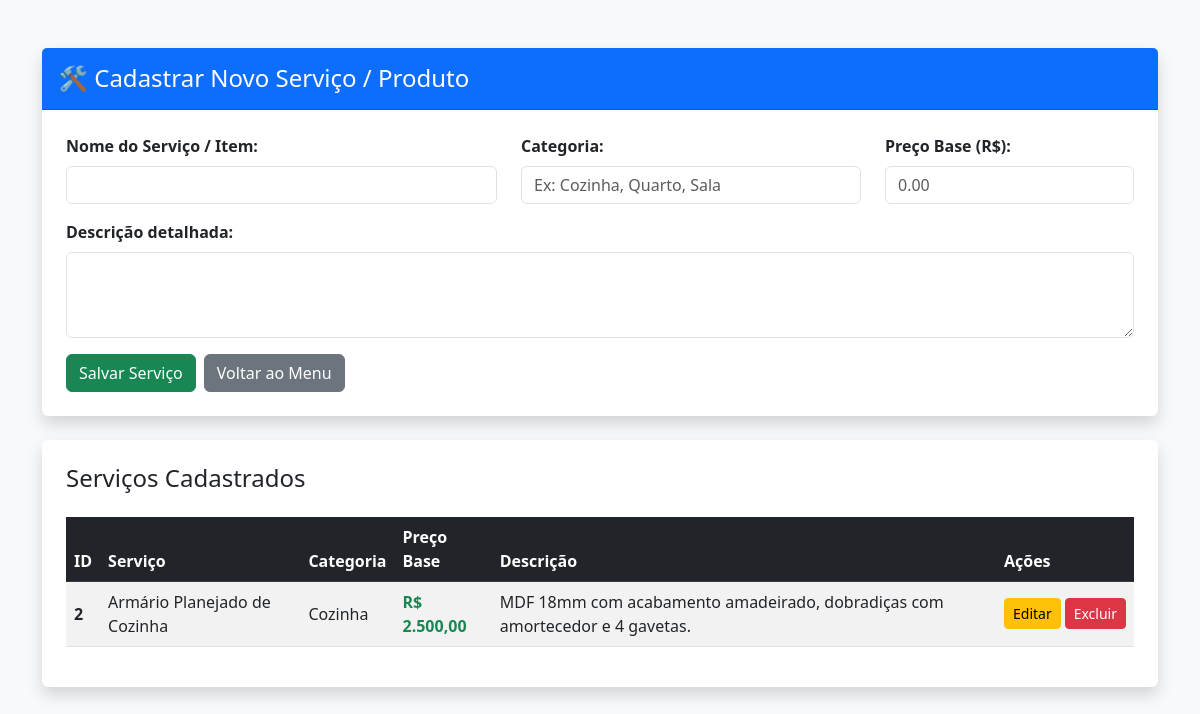
The page /cadastrar_servico.php on the database as committed earlier.
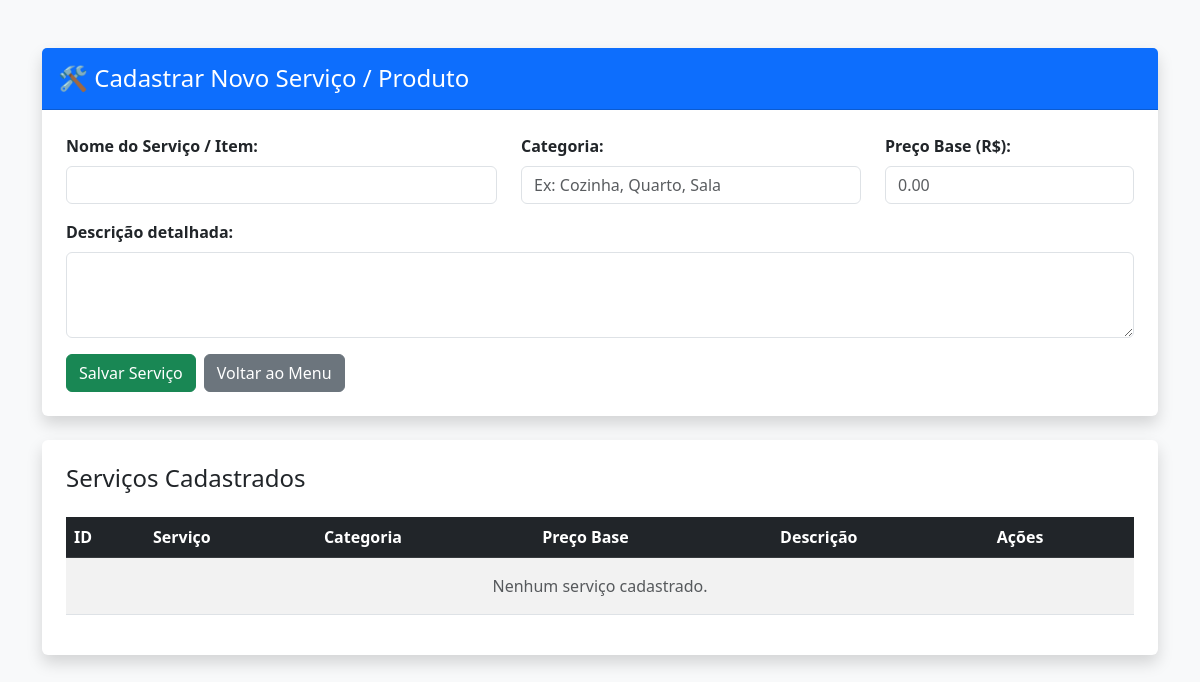
The same page on the database as committed later.
### tables this page shows
CREATE TABLE servicos (
  id INT AUTO_INCREMENT PRIMARY KEY,
  nome_servico VARCHAR(100) NOT NULL,
  descricao TEXT DEFAULT NULL,
  preco_base DECIMAL(10,2) NOT NULL,
  categoria VARCHAR(50) DEFAULT NULL
);

### cadastrar_servico.php (the view, shortened to what this page needs)
<?php
include 'conexao.php';
$servicos = mysqli_query($conn, "SELECT * FROM servicos ORDER BY id DESC");
?>
<!DOCTYPE html>
<html lang="pt-br">
<head>
    <link href="https://cdn.jsdelivr.net/npm/bootstrap@5.3.0/dist/css/bootstrap.min.css" rel="stylesheet">
</head>
<body class="bg-light">
    <div class="container mt-5 mb-5">
        <div class="card shadow mb-4 border-0">
            <div class="card-header bg-primary text-white py-3">
                <h3 class="mb-0 fs-4">🛠️ Cadastrar Novo Serviço / Produto</h3>
            </div>
            <div class="card-body p-4">
                <form method="POST" action="">
                    <div class="row">
                        <div class="col-md-5 mb-3">
                            <label for="nome_servico" class="form-label fw-bold">Nome do Serviço / Item:</label>
                            <input type="text" id="nome_servico" name="nome_servico" class="form-control" required aria-required="true">
                        </div>
                        <div class="col-md-4 mb-3">
                            <label for="categoria" class="form-label fw-bold">Categoria:</label>
                            <input type="text" id="categoria" name="categoria" class="form-control" placeholder="Ex: Cozinha, Quarto, Sala">
                        </div>
                        <div class="col-md-3 mb-3">
                            <label for="preco_base" class="form-label fw-bold">Preço Base (R$):</label>
                            <input type="number" step="0.01" id="preco_base" name="preco_base" class="form-control" placeholder="0.00" required aria-required="true">
                        </div>
                    </div>
                    <div class="mb-3">
                        <label for="descricao" class="form-label fw-bold">Descrição detalhada:</label>
                        <textarea id="descricao" name="descricao" class="form-control" rows="3"></textarea>
                    </div>
                    <div class="d-flex gap-2">
                        <button type="submit" class="btn btn-success">Salvar Serviço</button>
                        <a href="index.php" class="btn btn-secondary">Voltar ao Menu</a>
                    </div>
                </form>
            </div>
        </div>
        <div class="card shadow border-0">
            <div class="card-body p-4">
                <h4 class="card-title mb-3">Serviços Cadastrados</h4>
                <div class="table-responsive">
                    <table class="table table-striped align-middle mt-2" aria-label="Tabela de Serviços Cadastrados">
                        <thead class="table-dark">
                            <tr>
                                <th scope="col">ID</th>
                                <th scope="col">Serviço</th>
                                <th scope="col">Categoria</th>
                                <th scope="col">Preço Base</th>
                                <th scope="col">Descrição</th>
                                <th scope="col">Ações</th>
                            </tr>
                        </thead>
                        <tbody>
                            <?php if (mysqli_num_rows($servicos) > 0): ?>
                                <?php while ($s = mysqli_fetch_assoc($servicos)): ?>
                                    <tr>
                                        <th scope="row"><?php echo $s['id']; ?></th>
                                        <td><?php echo htmlspecialchars($s['nome_servico']); ?></td>
                                        <td><?php echo htmlspecialchars($s['categoria']); ?></td>
                                        <td class="fw-bold text-success">
                                            R$ <?php echo number_format($s['preco_base'], 2, ',', '.'); ?>
                                        </td>
                                        <td><?php echo htmlspecialchars($s['descricao']); ?></td>
                                        <td class="text-nowrap">
                                            <div class="d-inline-flex gap-1">
                                                <a href="editar_servico.php?id=<?php echo $s['id']; ?>" class="btn btn-sm btn-warning">Editar</a>
                                                <a href="excluir_servico.php?id=<?php echo $s['id']; ?>" class="btn btn-sm btn-danger" onclick="return confirm('Deseja realmente excluir este serviço?');">Excluir</a>
                                            </div>
                                        </td>
                                    </tr>
                                <?php endwhile; ?>
                            <?php else: ?>
                                <tr>
                                    <td colspan="6" class="text-center text-muted py-3">Nenhum serviço cadastrado.</td>
                                </tr>
                            <?php endif; ?>
                        </tbody>
                    </table>
                </div>
            </div>
        </div>
    </div>
</body>
</html>

Rows that differ between the two databases and show on the page:
removed servicos: id "2", nome_servico "Armário Planejado de Cozinha", categoria "Cozinha", preco_base "2.500,00", descricao "MDF 18mm com acabamento amadeirado, dobradiças com amortecedor e 4 gavetas."
Other text that changed with them:
text now shown: "Nenhum serviço cadastrado."
